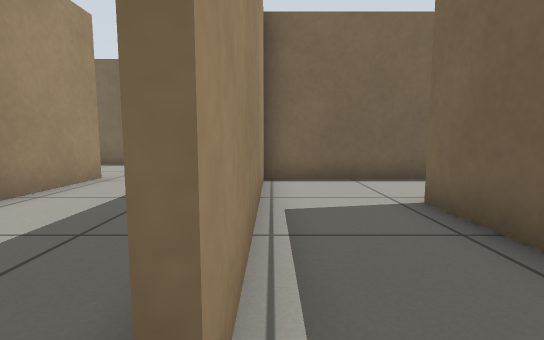
[1] (above)

24 first-person views from a walk through a world built for the Gazebo simulator. The camera is 0.5 m above the floor, tilts 6° down and sees 85° across. Floor lines are 1 m apart. The floor is counted in squares, 0.5 m on a side. Each view is taken from the middle of a square. On the plan, view 1 faces up. The plan holds only what a view shows up to about 12 squares ahead; the rest is blank. The place goes on beyond the plan.

[2]
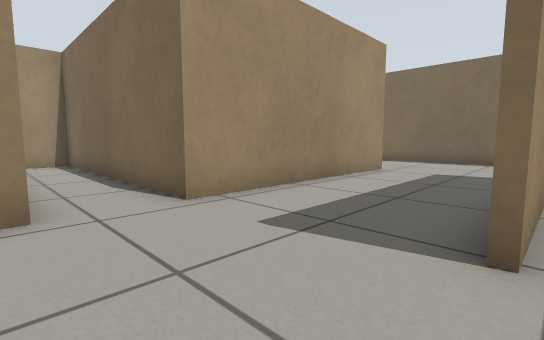

[3]
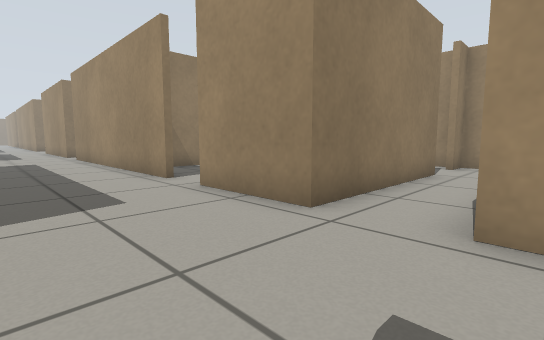

[4]
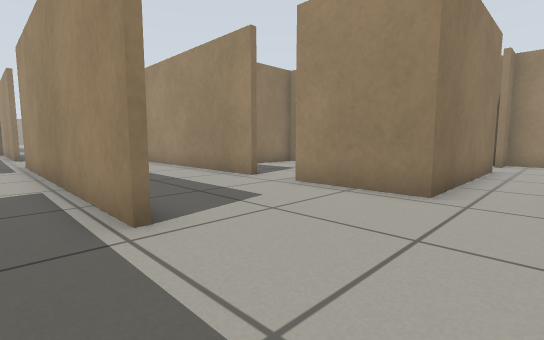

[5]
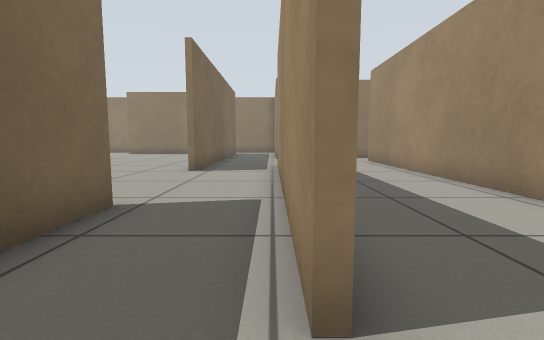

[6]
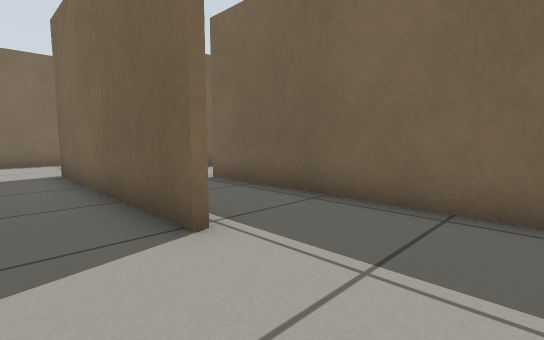

[7]
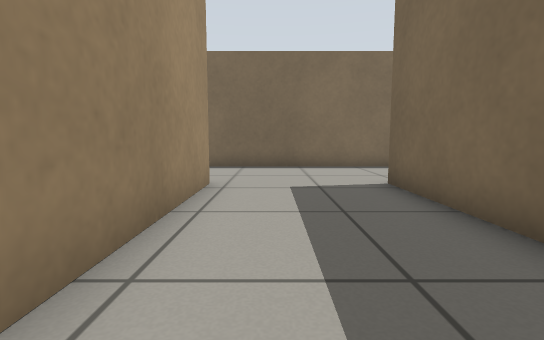

[8]
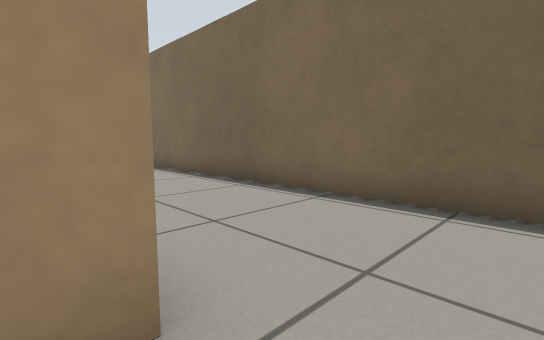

[9]
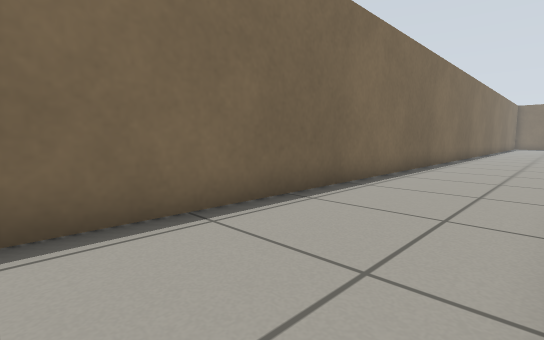

[10]
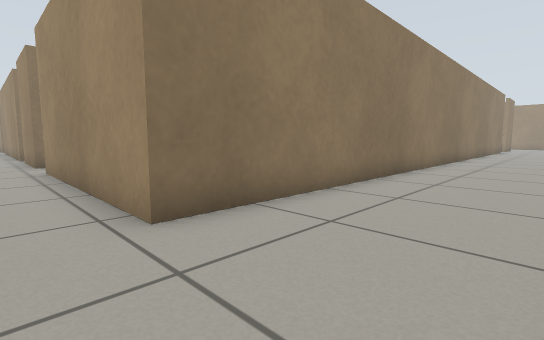

[11]
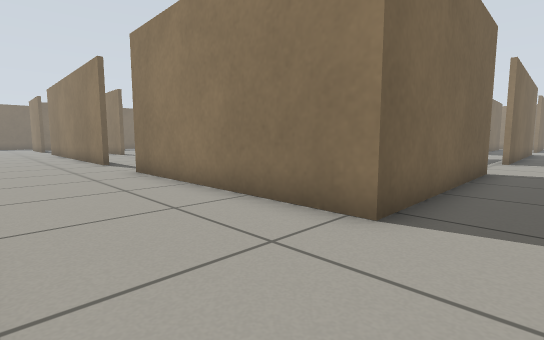

[12]
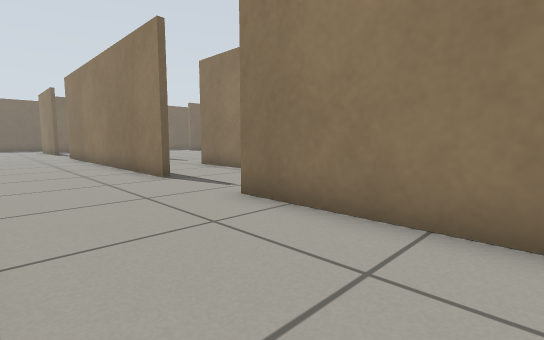

[13]
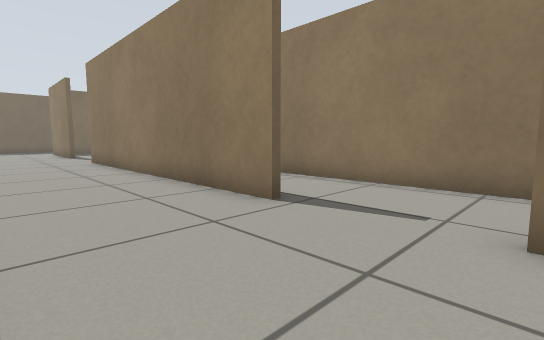

[14]
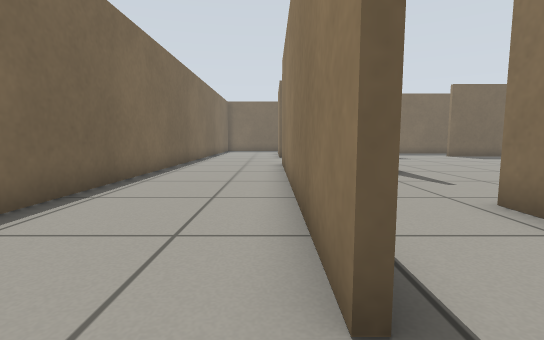

[15]
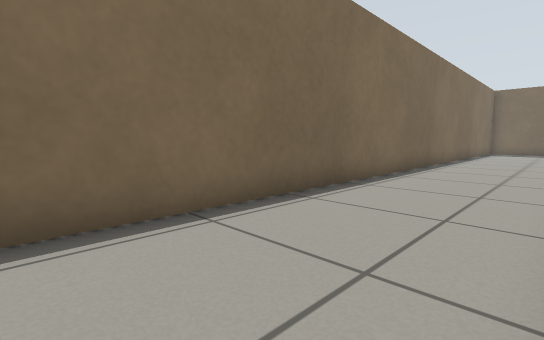

[16]
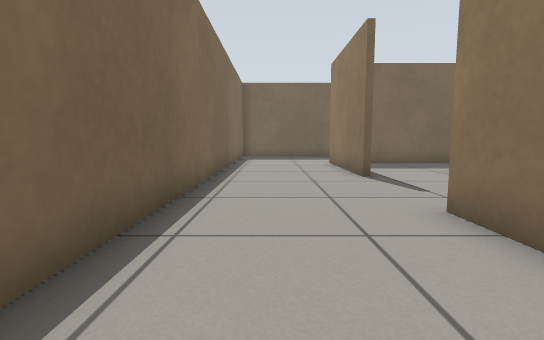

[17]
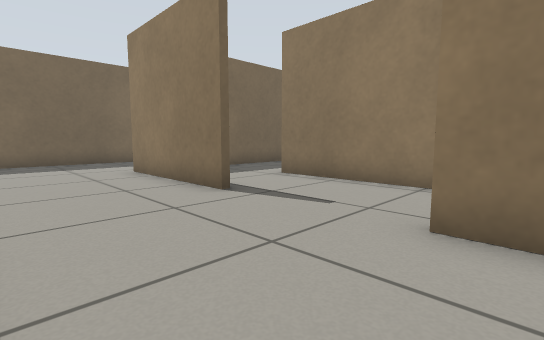

[18]
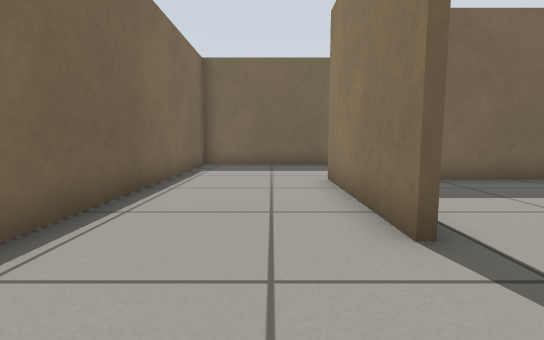

[19]
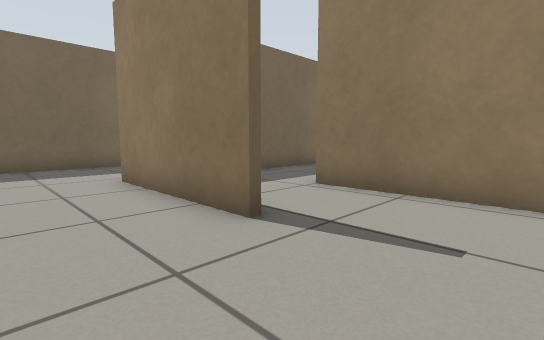

[20]
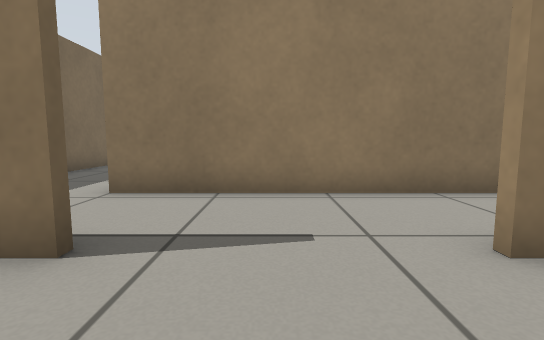

[21]
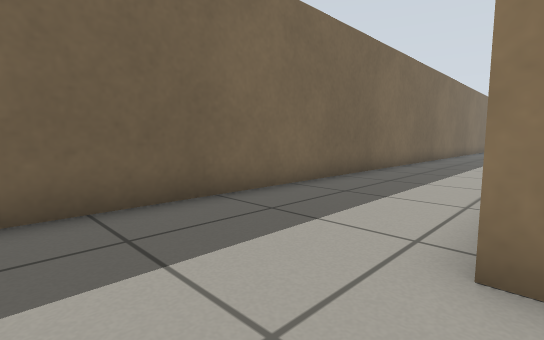

[22]
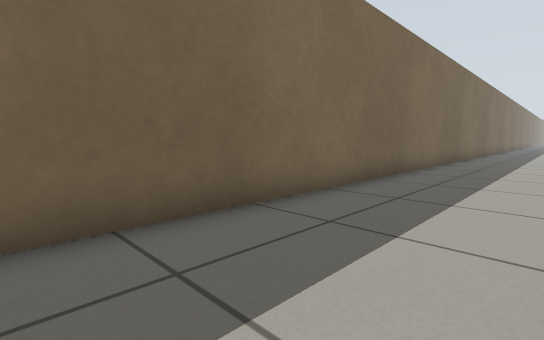

[23]
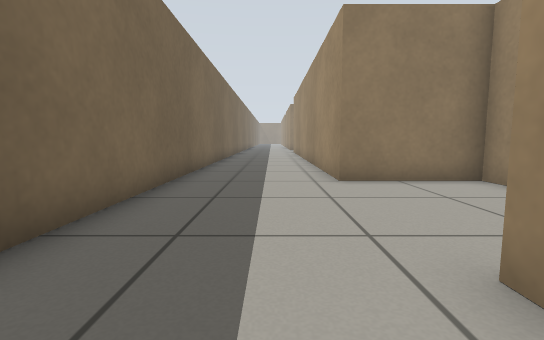

[24]
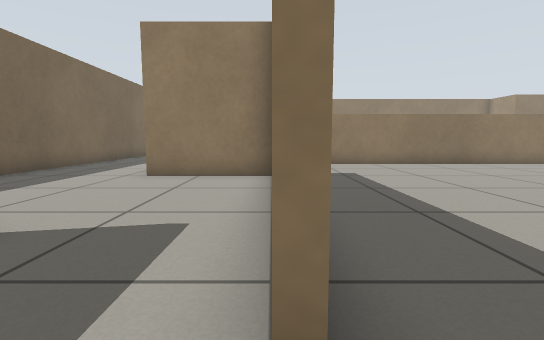

### Floor plan
Key: @ floor where view 1 was taken; # wall or solid block; x gap in a wall; . floor; = window, fence, low wall or low ledge.
Columns run from 16 left of view 1 to 33 right of it. Each row starts with its distance up from view 1.
 12   ################################################
 11    ..............................................#
 10 .................................................#
  9 .................................................#
  8 ############....########...###########...#####...#
  7            ##...########...#        ##...#   #...#
  6             #...#...   .........    .........#...#
  5             #...#..#       ###...  #     ##..#...#
  4             #...#.##   ###### .... ########..#...#
  3             #...#.#            .......     ..#...#
  2             #...#.#             ......     ..#...#
  1            ##...#.##              ....      .#...#
  0    #########....@. #               ...       #...#
 -1    #.............. #                      .  #...#
 -2    ##..######..... #                     .#. #...#
 -3            ##.....                      .. ..#...#
 -4            ##...#.                     ... ......#
 -5            .....#.#                   .... ......#
 -6           ..x...#.#                  ..... ......#
 -7          .. #...#...                ...... ......#
 -8          .. #...#...               .......#......#
 -9          ####...#....              ...... ####...#
-10             #.. #....             .......    #...#
-11             #.. #.....           ........    #...#
-12             #.. #.##..          .........    #...#
-13             #.. #.# ...        =#########    #...#
-14             #.. ..# ...                      #...#

Where each view was taken, in squares from view 1:
view 1: 0 up, 0 right, facing up
view 2: 2 down, 0 right, facing up-left
view 3: 1 up, 1 left, facing down-left
view 4: 0 up, 1 right, facing down-left
view 5: 2 down, 0 right, facing down
view 6: 2 down, 2 left, facing up-right
view 7: 1 up, 3 left, facing up
view 8: 7 up, 3 left, facing up-left
view 9: 8 up, 2 left, facing up-right
view 10: 11 up, 3 left, facing down-left
view 11: 11 up, 2 left, facing down-right
view 12: 11 up, 3 right, facing down-right
view 13: 11 up, 7 right, facing down-right
view 14: 8 up, 9 right, facing right
view 15: 8 up, 10 right, facing up-right
view 16: 10 up, 17 right, facing right
view 17: 11 up, 20 right, facing down-right
view 18: 9 up, 22 right, facing right
view 19: 10 up, 22 right, facing down-right
view 20: 10 up, 23 right, facing down
view 21: 10 up, 29 right, facing down-right
view 22: 4 up, 30 right, facing down-right
view 23: 2 down, 31 right, facing down
view 24: 1 down, 26 right, facing down
